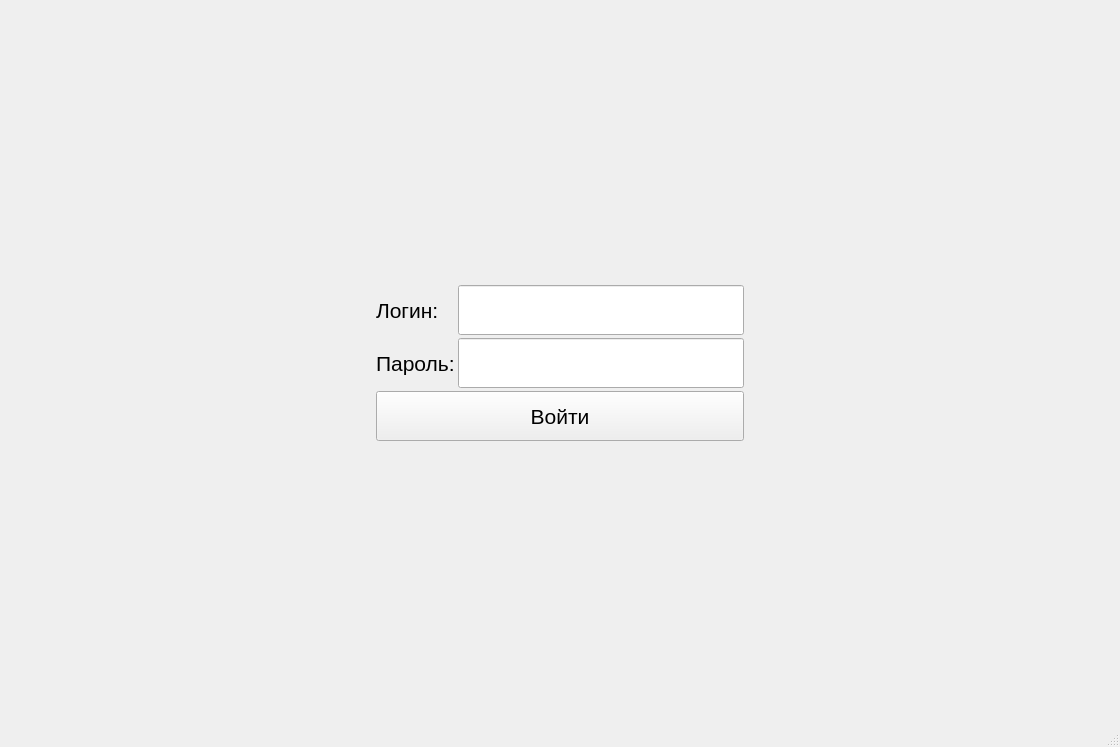
<?xml version="1.0" encoding="UTF-8"?>
<ui version="4.0">
 <class>MainWindow</class>
 <widget class="QMainWindow" name="MainWindow">
  <property name="geometry">
   <rect>
    <x>0</x>
    <y>0</y>
    <width>1120</width>
    <height>747</height>
   </rect>
  </property>
  <property name="windowTitle">
   <string>Операции</string>
  </property>
  <widget class="QWidget" name="centralwidget">
   <layout class="QGridLayout" name="gridLayout">
    <property name="leftMargin">
     <number>0</number>
    </property>
    <property name="topMargin">
     <number>0</number>
    </property>
    <property name="rightMargin">
     <number>0</number>
    </property>
    <property name="bottomMargin">
     <number>0</number>
    </property>
    <property name="spacing">
     <number>0</number>
    </property>
    <item row="0" column="0">
     <widget class="QStackedWidget" name="stackedWidget">
      <property name="currentIndex">
       <number>0</number>
      </property>
      <widget class="QWidget" name="p_login">
       <layout class="QGridLayout" name="gridLayout_3">
        <item row="0" column="1">
         <spacer name="verticalSpacer">
          <property name="orientation">
           <enum>Qt::Vertical</enum>
          </property>
          <property name="sizeHint" stdset="0">
           <size>
            <width>20</width>
            <height>40</height>
           </size>
          </property>
         </spacer>
        </item>
        <item row="1" column="0">
         <spacer name="horizontalSpacer">
          <property name="orientation">
           <enum>Qt::Horizontal</enum>
          </property>
          <property name="sizeHint" stdset="0">
           <size>
            <width>40</width>
            <height>20</height>
           </size>
          </property>
         </spacer>
        </item>
        <item row="1" column="2">
         <spacer name="horizontalSpacer_2">
          <property name="orientation">
           <enum>Qt::Horizontal</enum>
          </property>
          <property name="sizeHint" stdset="0">
           <size>
            <width>40</width>
            <height>20</height>
           </size>
          </property>
         </spacer>
        </item>
        <item row="1" column="1">
         <layout class="QGridLayout" name="gridLayout_2">
          <property name="spacing">
           <number>3</number>
          </property>
          <item row="0" column="0">
           <widget class="QLabel" name="label_4">
            <property name="font">
             <font>
              <family>Tahoma</family>
              <pointsize>16</pointsize>
             </font>
            </property>
            <property name="text">
             <string>Логин:</string>
            </property>
           </widget>
          </item>
          <item row="1" column="0">
           <widget class="QLabel" name="label_5">
            <property name="font">
             <font>
              <family>Tahoma</family>
              <pointsize>16</pointsize>
             </font>
            </property>
            <property name="text">
             <string>Пароль:</string>
            </property>
           </widget>
          </item>
          <item row="0" column="1">
           <widget class="QLineEdit" name="le_login">
            <property name="minimumSize">
             <size>
              <width>0</width>
              <height>50</height>
             </size>
            </property>
            <property name="font">
             <font>
              <family>Tahoma</family>
              <pointsize>16</pointsize>
             </font>
            </property>
           </widget>
          </item>
          <item row="1" column="1">
           <widget class="QLineEdit" name="le_pass">
            <property name="minimumSize">
             <size>
              <width>0</width>
              <height>50</height>
             </size>
            </property>
            <property name="font">
             <font>
              <family>Tahoma</family>
              <pointsize>16</pointsize>
             </font>
            </property>
           </widget>
          </item>
          <item row="2" column="0" colspan="2">
           <widget class="QPushButton" name="pb_login">
            <property name="minimumSize">
             <size>
              <width>0</width>
              <height>50</height>
             </size>
            </property>
            <property name="font">
             <font>
              <family>Tahoma</family>
              <pointsize>16</pointsize>
             </font>
            </property>
            <property name="text">
             <string>Войти</string>
            </property>
           </widget>
          </item>
         </layout>
        </item>
        <item row="2" column="1">
         <spacer name="verticalSpacer_2">
          <property name="orientation">
           <enum>Qt::Vertical</enum>
          </property>
          <property name="sizeHint" stdset="0">
           <size>
            <width>20</width>
            <height>40</height>
           </size>
          </property>
         </spacer>
        </item>
       </layout>
      </widget>
      <widget class="QWidget" name="p_main">
       <layout class="QGridLayout" name="gridLayout_5" rowstretch="0,0,0,0,0">
        <property name="topMargin">
         <number>20</number>
        </property>
        <item row="2" column="0">
         <layout class="QGridLayout" name="gridLayout_4">
          <item row="0" column="0">
           <widget class="QPushButton" name="pushButton">
            <property name="minimumSize">
             <size>
              <width>0</width>
              <height>80</height>
             </size>
            </property>
            <property name="font">
             <font>
              <family>Tahoma</family>
              <pointsize>16</pointsize>
             </font>
            </property>
            <property name="text">
             <string>Внести операцию</string>
            </property>
           </widget>
          </item>
          <item row="0" column="1">
           <widget class="QPushButton" name="pushButton_2">
            <property name="minimumSize">
             <size>
              <width>0</width>
              <height>80</height>
             </size>
            </property>
            <property name="font">
             <font>
              <family>Tahoma</family>
              <pointsize>16</pointsize>
             </font>
            </property>
            <property name="text">
             <string>Посмотреть операции</string>
            </property>
           </widget>
          </item>
         </layout>
        </item>
        <item row="4" column="0">
         <widget class="QPushButton" name="pushButton_3">
          <property name="minimumSize">
           <size>
            <width>0</width>
            <height>50</height>
           </size>
          </property>
          <property name="font">
           <font>
            <family>Tahoma</family>
            <pointsize>16</pointsize>
           </font>
          </property>
          <property name="text">
           <string>Выйти</string>
          </property>
         </widget>
        </item>
        <item row="0" column="0">
         <layout class="QHBoxLayout" name="horizontalLayout_2">
          <item>
           <widget class="QLabel" name="label_7">
            <property name="font">
             <font>
              <family>Tahoma</family>
              <pointsize>16</pointsize>
             </font>
            </property>
            <property name="text">
             <string>Имя:</string>
            </property>
           </widget>
          </item>
          <item>
           <widget class="QLabel" name="label_6">
            <property name="font">
             <font>
              <family>Tahoma</family>
              <pointsize>16</pointsize>
             </font>
            </property>
            <property name="text">
             <string>Фамилия:</string>
            </property>
           </widget>
          </item>
         </layout>
        </item>
        <item row="1" column="0">
         <spacer name="verticalSpacer_3">
          <property name="orientation">
           <enum>Qt::Vertical</enum>
          </property>
          <property name="sizeHint" stdset="0">
           <size>
            <width>20</width>
            <height>40</height>
           </size>
          </property>
         </spacer>
        </item>
        <item row="3" column="0">
         <spacer name="verticalSpacer_4">
          <property name="orientation">
           <enum>Qt::Vertical</enum>
          </property>
          <property name="sizeHint" stdset="0">
           <size>
            <width>20</width>
            <height>40</height>
           </size>
          </property>
         </spacer>
        </item>
       </layout>
      </widget>
      <widget class="QWidget" name="p_cut_number">
       <layout class="QGridLayout" name="gridLayout_7">
        <item row="2" column="1">
         <spacer name="verticalSpacer_5">
          <property name="orientation">
           <enum>Qt::Vertical</enum>
          </property>
          <property name="sizeHint" stdset="0">
           <size>
            <width>20</width>
            <height>40</height>
           </size>
          </property>
         </spacer>
        </item>
        <item row="0" column="1">
         <spacer name="verticalSpacer_6">
          <property name="orientation">
           <enum>Qt::Vertical</enum>
          </property>
          <property name="sizeHint" stdset="0">
           <size>
            <width>20</width>
            <height>40</height>
           </size>
          </property>
         </spacer>
        </item>
        <item row="1" column="0">
         <spacer name="horizontalSpacer_4">
          <property name="orientation">
           <enum>Qt::Horizontal</enum>
          </property>
          <property name="sizeHint" stdset="0">
           <size>
            <width>40</width>
            <height>20</height>
           </size>
          </property>
         </spacer>
        </item>
        <item row="1" column="1">
         <layout class="QGridLayout" name="gridLayout_6">
          <item row="0" column="1">
           <widget class="QLineEdit" name="lineEdit">
            <property name="minimumSize">
             <size>
              <width>200</width>
              <height>80</height>
             </size>
            </property>
            <property name="font">
             <font>
              <family>Tahoma</family>
              <pointsize>20</pointsize>
             </font>
            </property>
           </widget>
          </item>
          <item row="0" column="0">
           <widget class="QLabel" name="label_8">
            <property name="font">
             <font>
              <family>Tahoma</family>
              <pointsize>20</pointsize>
             </font>
            </property>
            <property name="text">
             <string>Номер кроя</string>
            </property>
           </widget>
          </item>
         </layout>
        </item>
        <item row="1" column="2">
         <spacer name="horizontalSpacer_5">
          <property name="orientation">
           <enum>Qt::Horizontal</enum>
          </property>
          <property name="sizeHint" stdset="0">
           <size>
            <width>40</width>
            <height>20</height>
           </size>
          </property>
         </spacer>
        </item>
        <item row="3" column="0" colspan="3">
         <layout class="QHBoxLayout" name="horizontalLayout_3">
          <item>
           <widget class="QPushButton" name="pushButton_5">
            <property name="minimumSize">
             <size>
              <width>100</width>
              <height>50</height>
             </size>
            </property>
            <property name="font">
             <font>
              <family>Tahoma</family>
              <pointsize>16</pointsize>
             </font>
            </property>
            <property name="text">
             <string>Назад</string>
            </property>
           </widget>
          </item>
          <item>
           <spacer name="horizontalSpacer_3">
            <property name="orientation">
             <enum>Qt::Horizontal</enum>
            </property>
            <property name="sizeHint" stdset="0">
             <size>
              <width>40</width>
              <height>20</height>
             </size>
            </property>
           </spacer>
          </item>
          <item>
           <widget class="QPushButton" name="pushButton_4">
            <property name="minimumSize">
             <size>
              <width>150</width>
              <height>50</height>
             </size>
            </property>
            <property name="font">
             <font>
              <family>Tahoma</family>
              <pointsize>16</pointsize>
             </font>
            </property>
            <property name="text">
             <string>Далее</string>
            </property>
           </widget>
          </item>
         </layout>
        </item>
       </layout>
      </widget>
      <widget class="QWidget" name="p_pack_number">
       <layout class="QGridLayout" name="gridLayout_9">
        <item row="1" column="1">
         <layout class="QGridLayout" name="gridLayout_8">
          <item row="0" column="1">
           <widget class="QLineEdit" name="lineEdit_2">
            <property name="minimumSize">
             <size>
              <width>200</width>
              <height>80</height>
             </size>
            </property>
            <property name="font">
             <font>
              <family>Tahoma</family>
              <pointsize>20</pointsize>
             </font>
            </property>
           </widget>
          </item>
          <item row="0" column="0">
           <widget class="QLabel" name="label_9">
            <property name="font">
             <font>
              <family>Tahoma</family>
              <pointsize>20</pointsize>
             </font>
            </property>
            <property name="text">
             <string>Номер пачки</string>
            </property>
           </widget>
          </item>
         </layout>
        </item>
        <item row="1" column="2">
         <spacer name="horizontalSpacer_8">
          <property name="orientation">
           <enum>Qt::Horizontal</enum>
          </property>
          <property name="sizeHint" stdset="0">
           <size>
            <width>40</width>
            <height>20</height>
           </size>
          </property>
         </spacer>
        </item>
        <item row="0" column="1">
         <spacer name="verticalSpacer_7">
          <property name="orientation">
           <enum>Qt::Vertical</enum>
          </property>
          <property name="sizeHint" stdset="0">
           <size>
            <width>20</width>
            <height>40</height>
           </size>
          </property>
         </spacer>
        </item>
        <item row="1" column="0">
         <spacer name="horizontalSpacer_7">
          <property name="orientation">
           <enum>Qt::Horizontal</enum>
          </property>
          <property name="sizeHint" stdset="0">
           <size>
            <width>40</width>
            <height>20</height>
           </size>
          </property>
         </spacer>
        </item>
        <item row="2" column="1">
         <spacer name="verticalSpacer_8">
          <property name="orientation">
           <enum>Qt::Vertical</enum>
          </property>
          <property name="sizeHint" stdset="0">
           <size>
            <width>20</width>
            <height>40</height>
           </size>
          </property>
         </spacer>
        </item>
        <item row="3" column="0" colspan="3">
         <layout class="QHBoxLayout" name="horizontalLayout_4">
          <item>
           <widget class="QPushButton" name="pushButton_6">
            <property name="minimumSize">
             <size>
              <width>100</width>
              <height>50</height>
             </size>
            </property>
            <property name="font">
             <font>
              <family>Tahoma</family>
              <pointsize>16</pointsize>
             </font>
            </property>
            <property name="text">
             <string>Назад</string>
            </property>
           </widget>
          </item>
          <item>
           <spacer name="horizontalSpacer_6">
            <property name="orientation">
             <enum>Qt::Horizontal</enum>
            </property>
            <property name="sizeHint" stdset="0">
             <size>
              <width>40</width>
              <height>20</height>
             </size>
            </property>
           </spacer>
          </item>
          <item>
           <widget class="QPushButton" name="pushButton_7">
            <property name="minimumSize">
             <size>
              <width>150</width>
              <height>50</height>
             </size>
            </property>
            <property name="font">
             <font>
              <family>Tahoma</family>
              <pointsize>16</pointsize>
             </font>
            </property>
            <property name="text">
             <string>Далее</string>
            </property>
           </widget>
          </item>
         </layout>
        </item>
       </layout>
      </widget>
      <widget class="QWidget" name="p_operation_list">
       <layout class="QGridLayout" name="gridLayout_10">
        <item row="0" column="6">
         <widget class="QLabel" name="label_13">
          <property name="font">
           <font>
            <family>Tahoma</family>
            <pointsize>12</pointsize>
            <weight>75</weight>
            <bold>true</bold>
           </font>
          </property>
          <property name="text">
           <string>Дата кроя</string>
          </property>
          <property name="alignment">
           <set>Qt::AlignCenter</set>
          </property>
         </widget>
        </item>
        <item row="1" column="2">
         <widget class="QLineEdit" name="lineEdit_5">
          <property name="readOnly">
           <bool>true</bool>
          </property>
         </widget>
        </item>
        <item row="1" column="5">
         <widget class="QLineEdit" name="lineEdit_8">
          <property name="readOnly">
           <bool>true</bool>
          </property>
         </widget>
        </item>
        <item row="1" column="4">
         <widget class="QLineEdit" name="lineEdit_7">
          <property name="readOnly">
           <bool>true</bool>
          </property>
         </widget>
        </item>
        <item row="1" column="3">
         <widget class="QLineEdit" name="lineEdit_6">
          <property name="readOnly">
           <bool>true</bool>
          </property>
         </widget>
        </item>
        <item row="1" column="6">
         <widget class="QLineEdit" name="lineEdit_9">
          <property name="readOnly">
           <bool>true</bool>
          </property>
         </widget>
        </item>
        <item row="0" column="0">
         <widget class="QLabel" name="label">
          <property name="font">
           <font>
            <family>Tahoma</family>
            <pointsize>12</pointsize>
            <weight>75</weight>
            <bold>true</bold>
           </font>
          </property>
          <property name="text">
           <string>Крой</string>
          </property>
          <property name="alignment">
           <set>Qt::AlignCenter</set>
          </property>
         </widget>
        </item>
        <item row="0" column="1">
         <widget class="QLabel" name="label_2">
          <property name="font">
           <font>
            <family>Tahoma</family>
            <pointsize>12</pointsize>
            <weight>75</weight>
            <bold>true</bold>
           </font>
          </property>
          <property name="text">
           <string>Пачка</string>
          </property>
          <property name="alignment">
           <set>Qt::AlignCenter</set>
          </property>
         </widget>
        </item>
        <item row="0" column="2">
         <widget class="QLabel" name="label_12">
          <property name="font">
           <font>
            <family>Tahoma</family>
            <pointsize>12</pointsize>
            <weight>75</weight>
            <bold>true</bold>
           </font>
          </property>
          <property name="text">
           <string>Кол-во</string>
          </property>
          <property name="alignment">
           <set>Qt::AlignCenter</set>
          </property>
         </widget>
        </item>
        <item row="0" column="3">
         <widget class="QLabel" name="label_10">
          <property name="font">
           <font>
            <family>Tahoma</family>
            <pointsize>12</pointsize>
            <weight>75</weight>
            <bold>true</bold>
           </font>
          </property>
          <property name="text">
           <string>Артикул</string>
          </property>
          <property name="alignment">
           <set>Qt::AlignCenter</set>
          </property>
         </widget>
        </item>
        <item row="0" column="4">
         <widget class="QLabel" name="label_3">
          <property name="font">
           <font>
            <family>Tahoma</family>
            <pointsize>12</pointsize>
            <weight>75</weight>
            <bold>true</bold>
           </font>
          </property>
          <property name="text">
           <string>Размер</string>
          </property>
          <property name="alignment">
           <set>Qt::AlignCenter</set>
          </property>
         </widget>
        </item>
        <item row="1" column="0">
         <widget class="QLineEdit" name="lineEdit_3">
          <property name="readOnly">
           <bool>true</bool>
          </property>
         </widget>
        </item>
        <item row="0" column="5">
         <widget class="QLabel" name="label_11">
          <property name="font">
           <font>
            <family>Tahoma</family>
            <pointsize>12</pointsize>
            <weight>75</weight>
            <bold>true</bold>
           </font>
          </property>
          <property name="text">
           <string>Клиент</string>
          </property>
          <property name="alignment">
           <set>Qt::AlignCenter</set>
          </property>
         </widget>
        </item>
        <item row="1" column="1">
         <widget class="QLineEdit" name="lineEdit_4">
          <property name="readOnly">
           <bool>true</bool>
          </property>
         </widget>
        </item>
        <item row="4" column="0" colspan="7">
         <layout class="QHBoxLayout" name="horizontalLayout">
          <item>
           <widget class="QPushButton" name="pushButton_8">
            <property name="minimumSize">
             <size>
              <width>100</width>
              <height>50</height>
             </size>
            </property>
            <property name="font">
             <font>
              <family>Tahoma</family>
              <pointsize>16</pointsize>
             </font>
            </property>
            <property name="text">
             <string>Назад</string>
            </property>
           </widget>
          </item>
          <item>
           <spacer name="horizontalSpacer_9">
            <property name="orientation">
             <enum>Qt::Horizontal</enum>
            </property>
            <property name="sizeHint" stdset="0">
             <size>
              <width>40</width>
              <height>20</height>
             </size>
            </property>
           </spacer>
          </item>
          <item>
           <widget class="QPushButton" name="pushButton_9">
            <property name="minimumSize">
             <size>
              <width>150</width>
              <height>50</height>
             </size>
            </property>
            <property name="font">
             <font>
              <family>Tahoma</family>
              <pointsize>16</pointsize>
             </font>
            </property>
            <property name="text">
             <string>Далее</string>
            </property>
           </widget>
          </item>
         </layout>
        </item>
        <item row="2" column="0" colspan="7">
         <widget class="QLabel" name="label_14">
          <property name="font">
           <font>
            <family>Tahoma</family>
            <pointsize>12</pointsize>
            <weight>75</weight>
            <bold>true</bold>
           </font>
          </property>
          <property name="text">
           <string>&lt;html&gt;&lt;head/&gt;&lt;body&gt;&lt;p&gt;Выберите свою операцию (&lt;span style=&quot; color:#55aa00;&quot;&gt;Зеленое - операция свободна  &lt;/span&gt;&lt;span style=&quot; color:#ff0000;&quot;&gt;Красное - операция забита&lt;/span&gt;)&lt;/p&gt;&lt;/body&gt;&lt;/html&gt;</string>
          </property>
          <property name="alignment">
           <set>Qt::AlignCenter</set>
          </property>
         </widget>
        </item>
        <item row="3" column="0" colspan="7">
         <widget class="QTableWidget" name="tableWidget">
          <property name="font">
           <font>
            <family>Tahoma</family>
            <pointsize>12</pointsize>
           </font>
          </property>
          <property name="editTriggers">
           <set>QAbstractItemView::NoEditTriggers</set>
          </property>
          <property name="alternatingRowColors">
           <bool>false</bool>
          </property>
          <property name="selectionBehavior">
           <enum>QAbstractItemView::SelectRows</enum>
          </property>
          <attribute name="verticalHeaderVisible">
           <bool>false</bool>
          </attribute>
          <attribute name="verticalHeaderDefaultSectionSize">
           <number>40</number>
          </attribute>
          <attribute name="verticalHeaderHighlightSections">
           <bool>true</bool>
          </attribute>
          <attribute name="verticalHeaderMinimumSectionSize">
           <number>23</number>
          </attribute>
          <column>
           <property name="text">
            <string>№</string>
           </property>
          </column>
          <column>
           <property name="text">
            <string>Название</string>
           </property>
          </column>
          <column>
           <property name="text">
            <string>Машинка</string>
           </property>
          </column>
          <column>
           <property name="text">
            <string>Швея</string>
           </property>
          </column>
          <column>
           <property name="text">
            <string>Дата выполнения</string>
           </property>
          </column>
          <column>
           <property name="text">
            <string>Цена за операцию</string>
           </property>
          </column>
         </widget>
        </item>
       </layout>
      </widget>
     </widget>
    </item>
   </layout>
  </widget>
  <widget class="QStatusBar" name="statusbar"/>
 </widget>
 <resources/>
 <connections/>
</ui>
